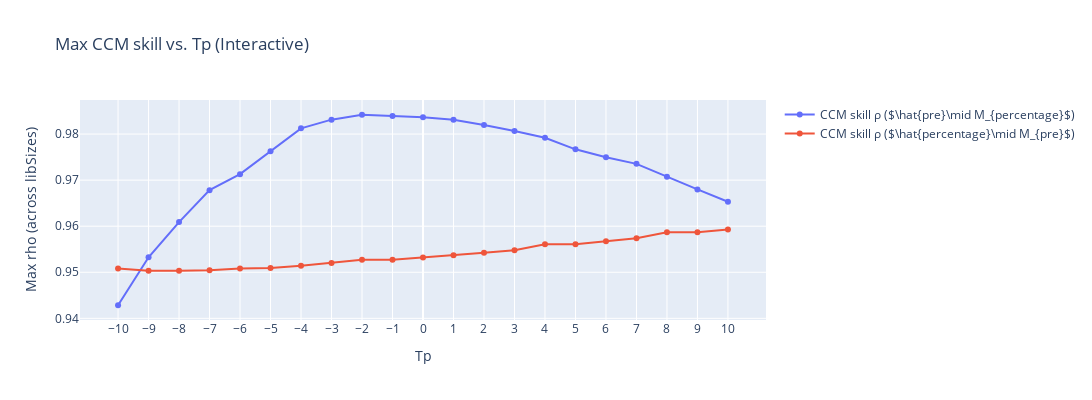

Here is the notebook cell this chart was saved with:
### Code cell
from toolbox import ccm_functions as cf
import importlib
importlib.reload(cf)


Tps_list, forward_rhos, reverse_rhos = cf.find_optimal_Tp(
    df_sd      = df_sd,
    df_pre     = df_pre,
    E          = 4,
    tau        = 8,
    libSizes   = "100 200 300 400 500 600 700",
    sample     = 20,
    Tps        = range(-10, 11),
    interactive=True   
)

### Figure 1 — Plotly figure (JSON) as saved in the notebook; plotly's stock layout.template omitted (floating-point values rounded to 4 significant figures)
{"data": [{"mode": "lines+markers", "name": "CCM skill ρ ($\\hat{pre}\\mid M_{percentage}$)", "type": "scatter", "x": [-10, -9, -8, -7, -6, -5, -4, -3, -2, -1, 0, 1, 2, 3, 4, 5, 6, 7, 8, 9, 10], "y": [0.9428, 0.9532, 0.9609, 0.9678, 0.9713, 0.9763, 0.9812, 0.9831, 0.9842, 0.9839, 0.9837, 0.9831, 0.982, 0.9807, 0.9792, 0.9767, 0.975, 0.9735, 0.9707, 0.968, 0.9653]}, {"mode": "lines+markers", "name": "CCM skill ρ ($\\hat{percentage}\\mid M_{pre}$)", "type": "scatter", "x": [-10, -9, -8, -7, -6, -5, -4, -3, -2, -1, 0, 1, 2, 3, 4, 5, 6, 7, 8, 9, 10], "y": [0.9508, 0.9503, 0.9503, 0.9504, 0.9508, 0.9509, 0.9514, 0.952, 0.9527, 0.9527, 0.9532, 0.9537, 0.9542, 0.9548, 0.9561, 0.9561, 0.9567, 0.9574, 0.9587, 0.9587, 0.9593]}], "layout": {"height": 400, "title": {"text": "Max CCM skill vs. Tp (Interactive)"}, "width": 1200, "xaxis": {"tickmode": "array", "tickvals": [-10, -9, -8, -7, -6, -5, -4, -3, -2, -1, 0, 1, 2, 3, 4, 5, 6, 7, 8, 9, 10], "title": {"text": "Tp"}}, "yaxis": {"title": {"text": "Max rho (across libSizes)"}}}}
